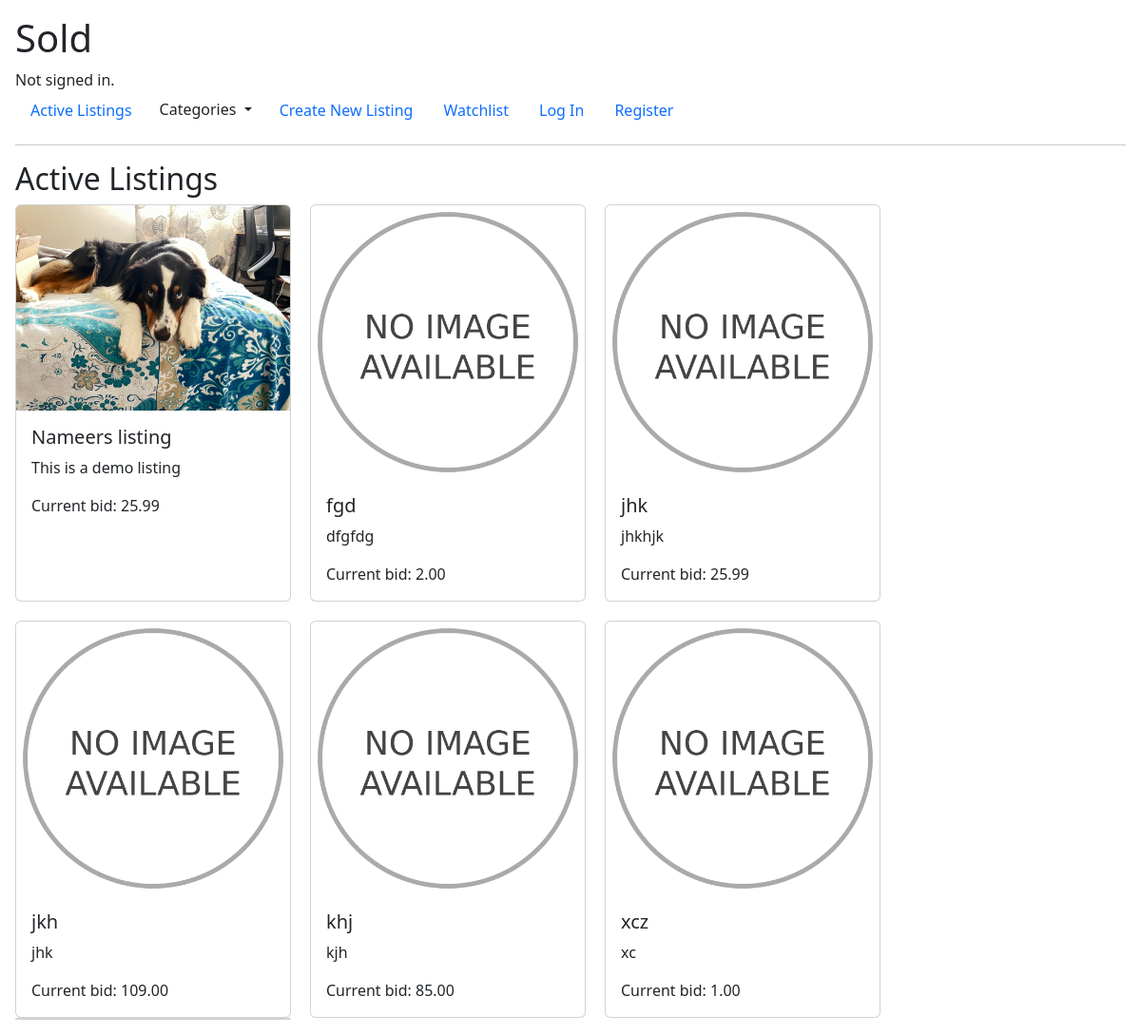
The page / on the database its author committed.
### auctions/models.py (models this page shows)
class Bid(models.Model):
    Bid = models.DecimalField(decimal_places=2, max_digits=19, null='False')
    user_bid = models.ForeignKey(User, on_delete=models.CASCADE, related_name="bid_made_by")
    listing = models.ForeignKey(Auction, on_delete=models.CASCADE, related_name="bid_listing")

class Auction(models.Model):
    Categories = [('Toys', 'Toys'), ('Home', 'Home'), ('Fashion','Fashion'), ('Electronics', 'Electronics'), ('Automotive', 'Automotive'), ('Other','Other')]
    Categories.sort(key=itemgetter(1))
    title = models.CharField(max_length=64)
    img = models.ImageField(upload_to='uploads/', default="uploads/No_image_available.svg.png")
    discription = models.CharField(max_length=200, null="False")
    price = models.DecimalField(max_digits=19,decimal_places=2, null="False", validators=[MinValueValidator(limit_value=1)])
    user_post = models.ForeignKey(User, on_delete=models.CASCADE,related_name="user", default="1")
    category = models.CharField(max_length=20, blank=True, null=True, choices=Categories)
    active = models.BooleanField(default=True)

### auctions/views.py (the view)
# urls.py: path("", views.index, name="index"),
def index(request):
    CATEGORIES = Auction.Categories
    CATEGORIES = [x[0] for x in CATEGORIES]
    return render(request, "auctions/index.html", {"auctions":Bid.objects.all()})

### auctions/templates/auctions/index.html
{% extends "auctions/layout.html" %}
{% block body %}
    <h2>Active Listings</h2>
    <div id="auctions">
    {% for auction in auctions %}
    {% if auction.listing.active %}
    <a href="{% url 'listing' auction.listing.id %}" class="card" style="width: 18rem;" >
        {% if auction.listing.img %}
        <img src="{{auction.listing.img.url}}" class="card-img-top" alt="">
        {% endif %}
        <div class="card-body">
          <h5 class="card-title">{{auction.listing.title}}</h5>
          <p class="card-text">{{auction.listing.discription}}</p>
          <p class="card-text">Current bid: {{auction.Bid}}</p>
        </div>
    {% endif %}
    {% endfor %}
  </div>
{% endblock %}

### auctions/static/auctions/styles.css (style rules this page uses)
body { padding: 1rem 1rem 1rem 1rem; }
a { all: unset; }
#auctions { display: flex; column-gap: 20px; flex-wrap: wrap; row-gap: 20px; }

### rows shown on the page
Bid: listing.img (picture), listing "Nameers listing", listing.discription "This is a demo listing", Bid "25.99"
Bid: listing.img (placeholder picture), listing "fgd", listing.discription "dfgfdg", Bid "2.00"
Bid: listing.img (placeholder picture), listing "jhk", listing.discription "jhkhjk", Bid "25.99"
Bid: listing.img (placeholder picture), listing "jkh", listing.discription "jhk", Bid "109.00"
Bid: listing.img (placeholder picture), listing "khj", listing.discription "kjh", Bid "85.00"
Bid: listing.img (placeholder picture), listing "xcz", listing.discription "xc", Bid "1.00"
